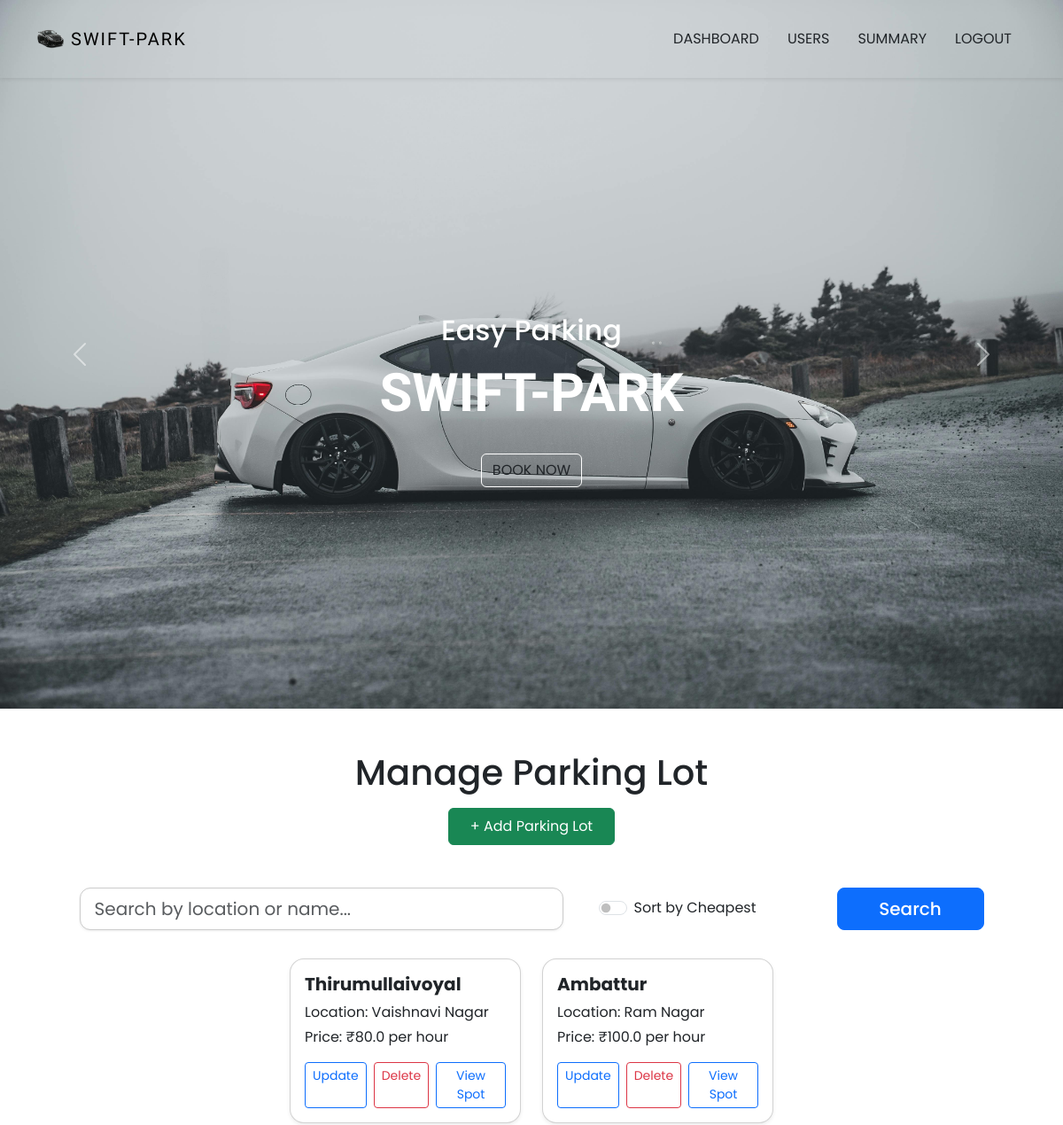
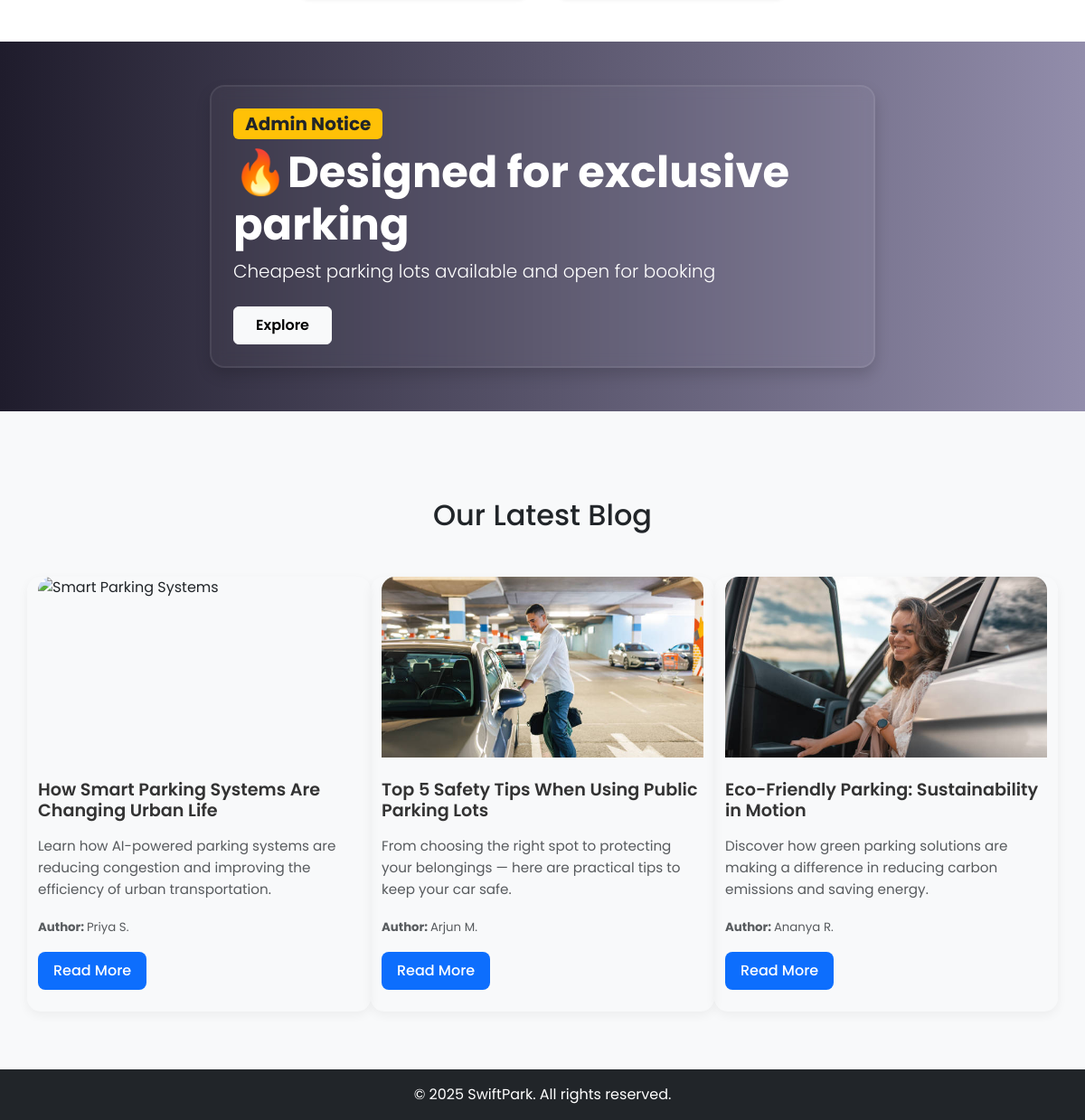
The page /admin (signed in) on the database its author committed (2 pictures, top to bottom).
### WorkSpace/models.py (models this page shows, shortened)
class ParkingLot(db.Model):
    id = db.Column(db.Integer, primary_key=True)
    prime_location_name = db.Column(db.String(150), nullable=False)
    price = db.Column(db.Float, nullable=False)
    address = db.Column(db.String(250), nullable=False)
    pin_code = db.Column(db.Integer, nullable=False)
    maximun_number_of_spots = db.Column(db.Integer, nullable=False)
    is_deleted = db.Column(db.Boolean , default = False , nullable = False)
    spots = db.relationship('ParkingSpot', backref='lot', lazy=True)
    reservations = db.relationship('Reservation', backref='lot', lazy=True)

### WorkSpace/routes.py (the view)
@routes.route('/admin')
@login_required # will just check whether the user is authenticated or not
def admin_dashboard() :
    if current_user.role == 'admin' :
        parking_lots = ParkingLot.query.filter_by(is_deleted = False).all()
        return render_template ('admin_dashboard.html' , current_user = current_user , lots = parking_lots)
    else :
        flash('oops , you are not permitted to access this page' , category = 'error')
        return redirect(url_for('auth.login'))

### WorkSpace/templates/admin_dashboard.html (shortened to what this page needs)
{% extends "base.html" %}
{% block content %}
<header id = "header-admin" class = "vh-100 carousel slide" data-bs-ride = "carousel" style = "padding-top: 104px;">
        <div class = "container h-100 d-flex align-items-center carousel-inner">
            <div class = "text-center carousel-item active">
                <h2 class = "text-capitalize text-white">Easy parking</h2>
                <h1 class = "text-uppercase py-2 fw-bold text-white">Swift-park</h1>
                <a href = "" class = "btn mt-3 text-uppercase">book now</a>
            </div>
        </div>
        <button class = "carousel-control-prev" type = "button" data-bs-target="#header-admin" data-bs-slide = "prev">
            <span class = "carousel-control-prev-icon"></span>
        </button>
        <button class = "carousel-control-next" type = "button" data-bs-target="#header-admin" data-bs-slide = "next">
            <span class = "carousel-control-next-icon"></span>
        </button>
    </header>
<div class="container mt-5 text-center">
    <h1 class="mb-3">Manage Parking Lot</h1>
    <div class="mb-5">
        <a href="{{ url_for('routes.create_parking_lot')}}" class="btn btn-success px-4 py-2">
            + Add Parking Lot
        </a>
    </div>
<form method="GET" action="{{ url_for('routes.admin_search_form') }}">
    <div class="row justify-content-center mb-4">
        <div class="col-md-6 col-sm-8 mb-2">
            <input type="text" name="search" class="form-control form-control-lg"
                   placeholder="Search by location or name..." value="{{ search }}">
        </div>
        <div class="col-md-3 col-sm-4 mb-2 d-flex align-items-center">
            <div class="form-check form-switch ms-3">
                <input class="form-check-input" type="checkbox" name="sort" id="sortCheapest" value="cheapest" {% if sort == 'cheapest' %}checked{% endif %}>
                <label class="form-check-label" for="sortCheapest">
                Sort by Cheapest
                </label>
            </div>
        </div>
        <div class="col-md-2 col-sm-4">
            <button type="submit" class="btn btn-primary btn-lg w-100">Search</button>
        </div>
    </div>
</form>
    <div class="row justify-content-center g-4">
        {% if lots %}
            {% for lot in lots %}
            <div class="col-12 col-sm-6 col-md-4 col-lg-3 d-flex justify-content-center">
                <div class="card shadow-sm w-100" style="max-width: 300px;">
                    <div class="card-body text-start" id = "parkinglot">
                        <h5 class="card-title fw-bold">{{ lot.prime_location_name }}</h5>
                        <p class="card-text mb-1">Location: {{ lot.address }}</p>
                        <p class="card-text mb-3">Price: ₹{{ lot.price }} per hour</p>
                        <div class="d-flex justify-content-between">
                            <a href="{{ url_for('routes.update_parking_lot' , lot_id = lot.id)}}" class="btn btn-outline-primary btn-sm">Update</a>
                            <a href="{{url_for('routes.delete_parking_lot' , lot_id = lot.id)}}" class="btn btn-outline-danger btn-sm ms-2"
                               onclick="return confirm('Are you sure you want to delete this parking lot?');">Delete</a>
                            <a href="{{ url_for('routes.view_parking_spots' , lot_id = lot.id)}}" class="btn btn-outline-primary btn-sm ms-2">View Spot</a>
                        </div>
                    </div>
                </div>
            </div>
            {% endfor %}
        {% endif %}
    </div>
</div>
<section id="offer-banner" class="py-5 mt-5 text-white">
    <div class="container">
        <div class="row d-flex align-items-center justify-content-center text-center text-lg-start">
            <div class="col-lg-8">
                <div class="offer-content p-4 rounded-4 shadow">
                    <span class="badge bg-warning text-dark mb-2 fs-5">Admin Notice </span>
                    <h2 class="display-5 fw-bold">🔥Designed for exclusive parking </h2>
                    <p class="lead mb-4">Cheapest parking lots available and open for booking</p>
                    <a href="#parkinglot" class="btn btn-light px-4 py-2 fw-semibold">Explore </a>
                </div>
            </div>
        </div>
    </div>
</section>
<section id="blogs" class="py-5">
    <div class="container">
        <div class="title text-center py-5">
            <h2 class="position-relative d-inline-block">Our Latest Blog</h2>
        </div>
        <div class="row g-4">
            <div class="card border-0 col-md-6 col-lg-4 bg-transparent my-3">
                <img src="{{ url_for('static' , filename = 'images/blog_img_3.jpeg')}}" alt="Smart Parking Systems">
                <div class="card-body px-0">
                    <h4 class="card-title">How Smart Parking Systems Are Changing Urban Life</h4>
                    <p class="card-text mt-3 text-muted">
                        Learn how AI-powered parking systems are reducing congestion and improving the efficiency of urban transportation.
                    </p>
                    <p class="card-text">
                        <small class="text-muted">
                            <span class="fw-bold">Author: </span>Priya S.
                        </small>
                    </p>
                    <a href="#" class="btn">Read More</a>
                </div>
            </div>
            <div class="card border-0 col-md-6 col-lg-4 bg-transparent my-3">
                <img src="{{ url_for('static' , filename = 'images/blog_img_1.jpg')}}" alt="Parking Safety Tips">
                <div class="card-body px-0">
                    <h4 class="card-title">Top 5 Safety Tips When Using Public Parking Lots</h4>
                    <p class="card-text mt-3 text-muted">
                        From choosing the right spot to protecting your belongings — here are practical tips to keep your car safe.
                    </p>
                    <p class="card-text">
                        <small class="text-muted">
                            <span class="fw-bold">Author: </span>Arjun M.
                        </small>
                    </p>
                    <a href="#" class="btn">Read More</a>
                </div>
            </div>
            <div class="card border-0 col-md-6 col-lg-4 bg-transparent my-3">
                <img src="{{ url_for('static' , filename = 'images/blog_img_2.jpg')}}" alt="Eco-Friendly Parking">
                <div class="card-body px-0">
                    <h4 class="card-title">Eco-Friendly Parking: Sustainability in Motion</h4>
                    <p class="card-text mt-3 text-muted">
                        Discover how green parking solutions are making a difference in reducing carbon emissions and saving energy.
                    </p>
                    <p class="card-text">
                        <small class="text-muted">
                            <span class="fw-bold">Author: </span>Ananya R.
                        </small>
                    </p>
                    <a href="#" class="btn">Read More</a>
                </div>
            </div>
        </div>
    </div>
</section>
{% endblock %}

### WorkSpace/static/styling/styles.css (style rules this page uses)
html { scroll-behavior: smooth; }
:root { --lg-font: 'Kaisei Tokumin', serif; --sm-font: 'Poppins', sans-serif; --color: #ffffff; --black: black; }
body { font-family: 'Poppins' , 'sans-serif'; }
#header-admin { background : url(../images/pexels-introspectivedsgn-32482259.jpg) top/cover no-repeat; }
.carousel-inner h1 { font-size: 60px; font-family: var(--lg-font); }
.carousel-item .btn { border-color: #fff!important; }
.title h2::before { position: absolute; content: ""; width: 4px; height: 50px; background-color: var(--pink); left: -20px; top: 50%; -webkit-transform: translateY(-50%); -ms-transform: translateY(-50%); transform: translateY(-50%); }
#offer-banner { background: linear-gradient(to right, #1f1c2c, #928dab); padding: 80px 0; }
.offer-content { background-color: rgba(255, 255, 255, 0.03); border: 2px solid rgba(255, 255, 255, 0.08); box-shadow: 0 10px 30px rgba(0, 0, 0, 0.3); border-radius: 20px; backdrop-filter: blur(8px); padding: 40px; }
form .form-control { border-radius: 12px; border: 1px solid #ccc; box-shadow: 0 1px 3px rgba(0,0,0,0.08); transition: border 0.3s; }
.card { transition: transform 0.2s ease, box-shadow 0.3s ease; border-radius: 16px; }
.btn-primary { border-radius: 8px; font-weight: 500; }
#blogs { background: #f8f9fa; }
#blogs .card { border-radius: 15px; background: #fff; transition: transform 0.3s ease, box-shadow 0.3s ease; box-shadow: 0 4px 12px rgba(0, 0, 0, 0.05); }
#blogs .card img { border-top-left-radius: 15px; border-top-right-radius: 15px; height: 200px; object-fit: cover; width: 100%; }
#blogs .card-body { padding: 1.5rem; }
#blogs .card-title { font-size: 1.2rem; font-weight: 600; color: #333; }
#blogs .card-text { font-size: 0.95rem; line-height: 1.6; }
#blogs .btn { background-color: #0d6efd; color: white; padding: 0.5rem 1rem; font-weight: 500; border-radius: 8px; transition: background-color 0.3s ease; text-decoration: none; }

### rows shown on the page
ParkingLot: prime_location_name "Thirumullaivoyal", address "Vaishnavi Nagar", price "80.0"
ParkingLot: prime_location_name "Ambattur", address "Ram Nagar", price "100.0"
